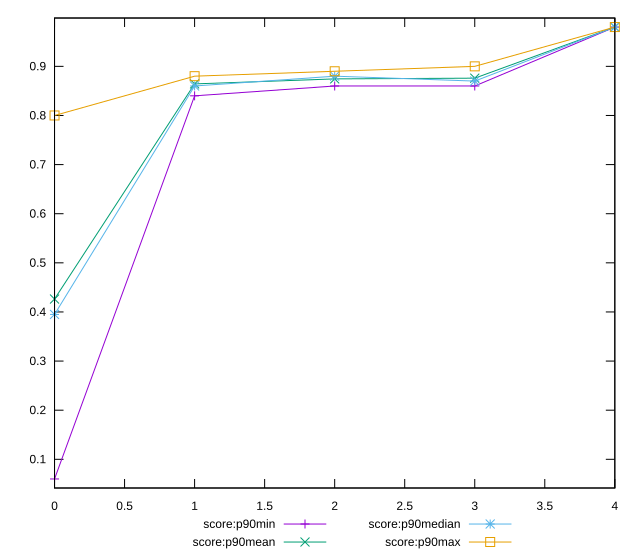

Here is the gnuplot script that generated this plot:
reset

$scoreP90Min <<EOF
0 0.06
1 0.84
2 0.86
3 0.86
4 0.98
EOF

$scoreP90Mean <<EOF
0 0.4262765957446807
1 0.8642553191489356
2 0.8744680851063832
3 0.8759574468085106
4 0.9800000000000002
EOF

$scoreP90Median <<EOF
0 0.395
1 0.86
2 0.88
3 0.87
4 0.98
EOF

$scoreP90Max <<EOF
0 0.8
1 0.88
2 0.89
3 0.9
4 0.98
EOF

set key outside below
set xrange [0:4]
set yrange [0.0416:0.9984000000000002]
set trange [0.0416:0.9984000000000002]
set terminal svg size 640, 560 enhanced background rgb 'white'
set output "report_00021_2021-02-20T09:16:39.615Z/first-meaningful-paint/progression/score.svg"

plot $scoreP90Min title "score:p90min" with linespoints, \
     $scoreP90Mean title "score:p90mean" with linespoints, \
     $scoreP90Median title "score:p90median" with linespoints, \
     $scoreP90Max title "score:p90max" with linespoints

reset
